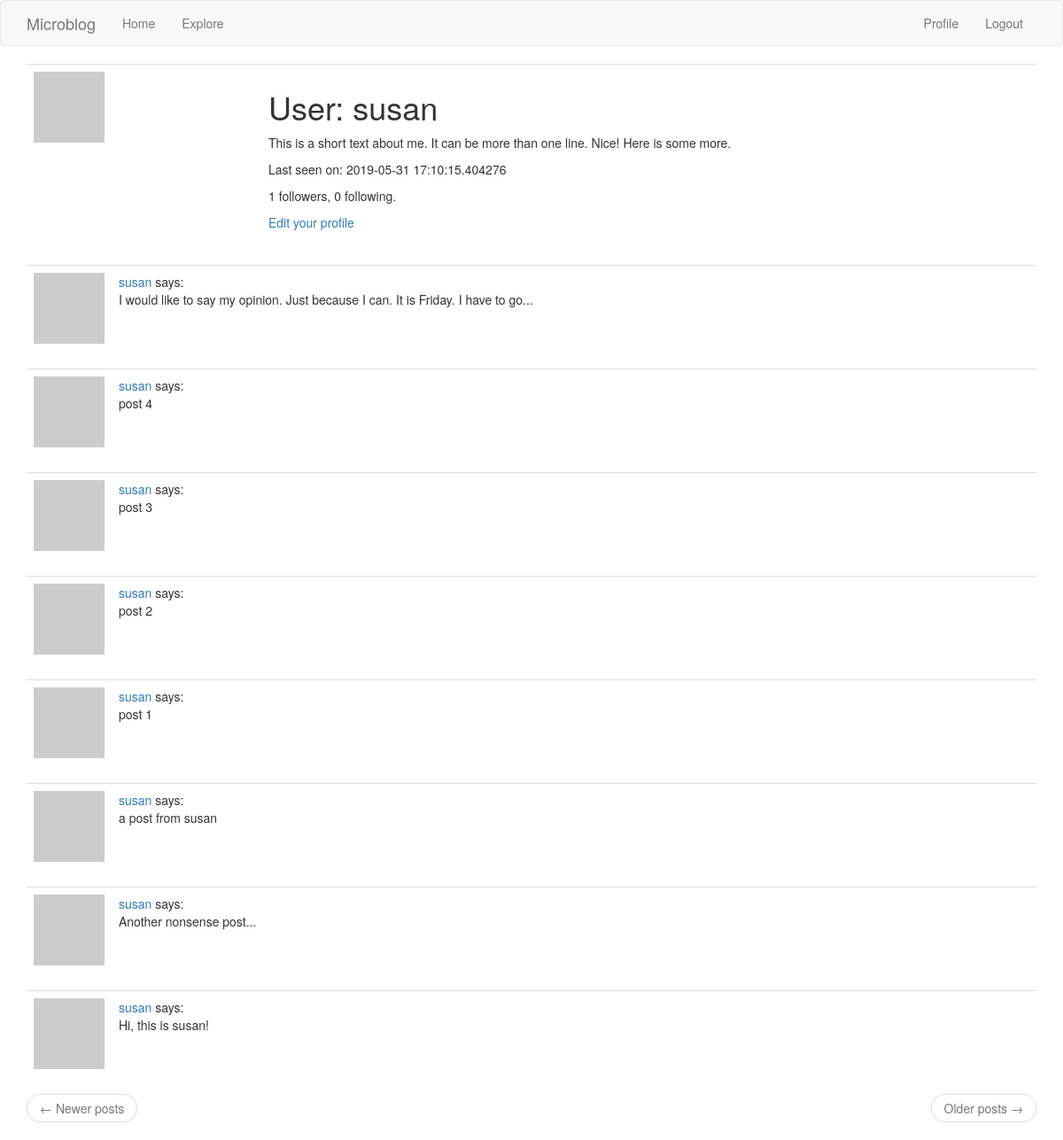
Page /user/susan (signed in) on the committed database.
### app/models.py (models this page shows, shortened)
class User(UserMixin, db.Model):
    id = db.Column(db.Integer, primary_key=True)
    username = db.Column(db.String(64), index=True, unique=True)
    email = db.Column(db.String(120), index=True, unique=True)
    password_hash = db.Column(db.String(128))
    posts = db.relationship('Post', backref='author', lazy='dynamic')
    about_me = db.Column(db.String(140))
    last_seen = db.Column(db.DateTime, default=datetime.utcnow)
    followed = db.relationship(
        'User', secondary=followers,
        primaryjoin=(followers.c.follower_id == id),
        secondaryjoin=(followers.c.followed_id == id),
        backref=db.backref('followers', lazy='dynamic'), lazy='dynamic')
    def avatar(self, size):
        digest = md5(self.email.lower().encode('utf-8')).hexdigest()
        return 'https://www.gravatar.com/avatar/{}?d=identicon&s={}'.format(digest, size)

class Post(db.Model):
    id = db.Column(db.Integer, primary_key=True)
    body = db.Column(db.String(140))
    timestamp = db.Column(db.DateTime, index=True, default=datetime.utcnow)
    user_id = db.Column(db.Integer, db.ForeignKey('user.id'))

### app/routes.py (the view)
@app.route('/user/<username>')
@login_required
def user(username):
    user = User.query.filter_by(username=username).first_or_404()
    page = request.args.get('page', 1, type=int)
    posts = user.posts.order_by(Post.timestamp.desc()).paginate(page, app.config['POSTS_PER_PAGE'], False)
    next_url = url_for('user', username=user.username, page=posts.next_num) if posts.has_next else None
    prev_url = url_for('user', username=user.username, page=posts.prev_num) if posts.has_prev else None
    return render_template('user.html', user=user, posts=posts.items, next_url=next_url, prev_url=prev_url)

### app/models.py (called while the page is built)
@login.user_loader
def load_user(id):
    return User.query.get(int(id))

### app/routes.py (called while the page is built)
@app.before_request
def before_request():
    if current_user.is_authenticated:
        current_user.last_seen = datetime.utcnow()
        db.session.commit()

### app/templates/user.html
{% extends "base.html" %}
{% block app_content %}
  <table class="table table-hover">
    <tr>
      <td width="265px"><img src="{{ user.avatar(265) }}" alt=""></td>
      <td>
        <h1>User: {{ user.username }}</h1>
        {% if user.about_me %}<p>{{ user.about_me }}</p>{% endif %}
        {% if user.last_seen %}<p>Last seen on: {{ user.last_seen }}</p>{% endif %}
        <p>{{ user.followers.count() }} followers, {{ user.followed.count() }} following.</p>
        {% if user == current_user %}
        <p><a href="{{ url_for('edit_profile') }}">Edit your profile</a></p>
        {% elif not current_user.is_following(user) %}
        <p><a href="{{ url_for('follow', username=user.username) }}">Follow</a></p>
        {% else %}
        <p><a href="{{ url_for('unfollow', username=user.username) }}">Unfollow</a></p>
        {% endif %}
      </td>
    </tr>
  </table>
  {% for post in posts %}
    {% include '_post.html' %}
  {% endfor %}
  {% include '_pager.html' %}
{% endblock %}

### app/templates/_post.html
<table class="table table-hover">
  <tr>
    <td width="70ox">
      <a href="{{ url_for('user', username=post.author.username) }}">
        <img src="{{ post.author.avatar(70) }}" alt="">
      </a>
    </td>
    <td>
      <a href="{{ url_for('user', username=post.author.username) }}">
        {{ post.author.username }}
      </a>
      says: <br>
      {{ post.body }}
    </td>
  </tr>
</table>

### rows in the picture
User: username "susan", about_me "This is a short text about me. It can be more than one line. Nice! Here is some more.", last_seen "2019-05-31 17:10:15.404276"
Post: author.username "susan", body "I would like to say my opinion. Just because I can. It is Friday. I have to go..."
Post: author.username "susan", body "post 4"
Post: author.username "susan", body "post 3"
Post: author.username "susan", body "post 2"
Post: author.username "susan", body "post 1"
Post: author.username "susan", body "a post from susan"
Post: author.username "susan", body "Another nonsense post..."
Post: author.username "susan", body "Hi, this is susan!"

### other values in the picture
{{ user.followers.count() }} "1"
{{ user.followed.count() }} "0"
